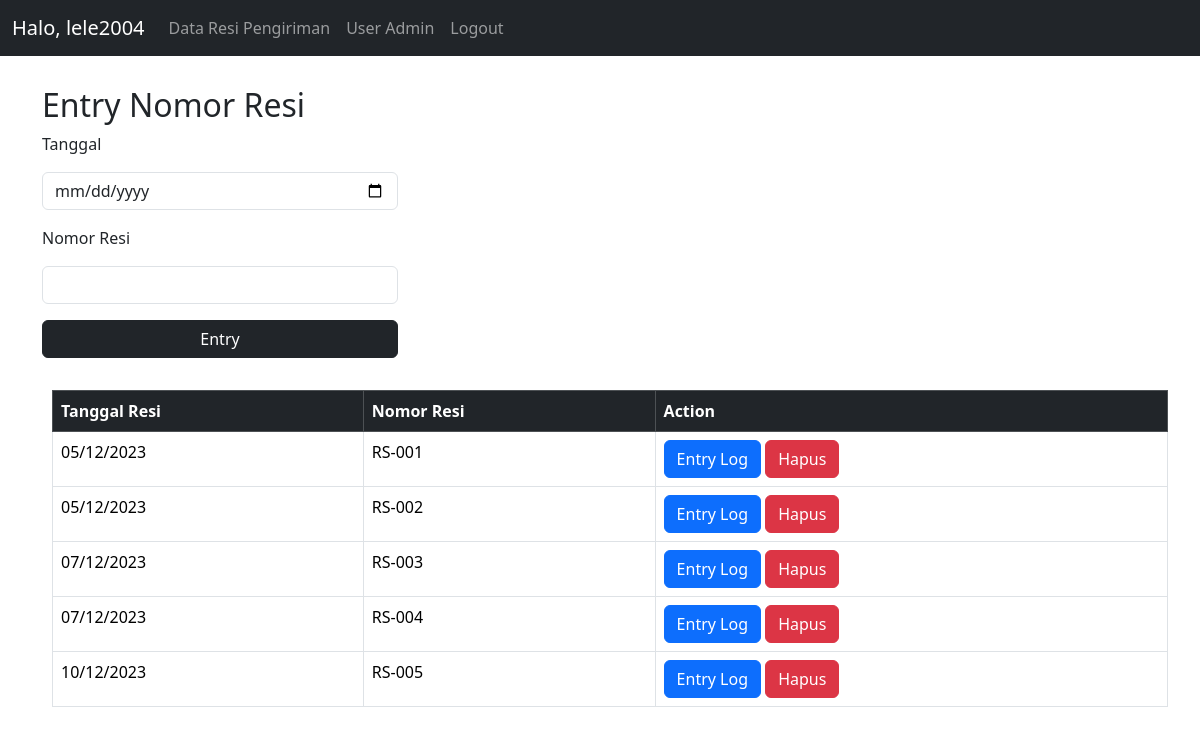
The app's page /adminpage.php (signed in) with its own data.
### tables this page shows
CREATE TABLE `transaksi_resi_pengiriman` (
  `id_resi` int(5) NOT NULL,
  `no_resi` varchar(8) NOT NULL,
  `tgl_resi` date NOT NULL
);

### adminpage.php (the view, shortened to what this page needs)
<!DOCTYPE html>
<html lang="en">
<head>
    <link rel="stylesheet" href="https://cdn.jsdelivr.net/npm/bootstrap@5.3.2/dist/css/bootstrap.min.css">
</head>
<body>
    <nav class="navbar navbar-expand-lg navbar-dark bg-dark text-white">
        <div class="container-fluid">
          <a class="navbar-brand">
    <?php
        if(isset($_SESSION['Username']))
        {
            echo 'Halo, '.$_SESSION['Username'];
        }
    ?></a>
          <div class="collapse navbar-collapse" id="navbarSupportedContent">
            <ul class="navbar-nav me-auto mb-2 mb-lg-0">
              <li class="nav-item">
                <a class="nav-link" href="adminpage.php">Data Resi Pengiriman</a>
              </li>
              <li class="nav-item">
                <a class="nav-link" href="userakses.php">User Admin</a>
              </li>
              <li class="nav-item">
                <a class="nav-link" href="logout.php?logout">Logout</a>
              </li>
          </div>
        </div>
      </nav>
    <div class="container" style="margin: 30px">
        <div class="row align-items-start">
            <div class="col-4">
                <h2>Entry Nomor Resi</h2>
                <form action="" method="post">
                    <p>Tanggal</p>
                    <input type="date" name="tgl_resi" class="form-control mb-3">
                    <p>Nomor Resi</p>
                    <input type="text" name="no_resi" class="form-control mb-3">
                    <div class="d-grid">
                        <button class="btn btn-dark mb-3" name="entry">Entry</button>
                    </div>
                </form>
            </div>
            <form action="" method="post">
                <table class="table table-bordered mt-3" style="margin: 10px">
                    <thead class="table-dark">
                        <tr>
                        <th scope="col">Tanggal Resi</th>
                        <th scope="col">Nomor Resi</th>
                        <th scope="col">Action</th>
                        </tr>
                    </thead>
                    <tbody>
                        <?php
                            require_once("connection.php");
                            $sql = "SELECT * FROM transaksi_resi_pengiriman";
                            $result = $con->query($sql);
                            if ($result->num_rows > 0) {
                            while($row = $result->fetch_assoc()) {
                                ?>
                                <tr>
                                    <td>
                                        <?php
                                        $date = date_create($row["tgl_resi"]);
                                        echo date_format($date,"d/m/Y");
                                        ?>
                                    </td>
                                    <td>
                                        <?php
                                        echo $row["no_resi"]
                                        ?>
                                    </td>
                                    <td>
                                        <?php
                                        echo "<button type='button' class='btn btn-primary' onclick='entry_log(" . $row["id_resi"] . ")' data-bs-toggle='modal' data-bs-target='#entry_log'>Entry Log</button>";
                                        ?>
                                        <button class='btn btn-danger' name='delete' value='<?php echo $row['no_resi']; ?>' >Hapus</button>
                                        </td>
                                </tr>
                                <?php
                                }
                            } else {
                            }
                        ?>
                    </tbody>
                </table>
            </form>
        </div>
    </div>
</body>
</html>

### records on screen
transaksi_resi_pengiriman: tgl_resi "05/12/2023", no_resi "RS-001"
transaksi_resi_pengiriman: tgl_resi "05/12/2023", no_resi "RS-002"
transaksi_resi_pengiriman: tgl_resi "07/12/2023", no_resi "RS-003"
transaksi_resi_pengiriman: tgl_resi "07/12/2023", no_resi "RS-004"
transaksi_resi_pengiriman: tgl_resi "10/12/2023", no_resi "RS-005"

### other values on screen
$_SESSION['Username'] "lele2004"
